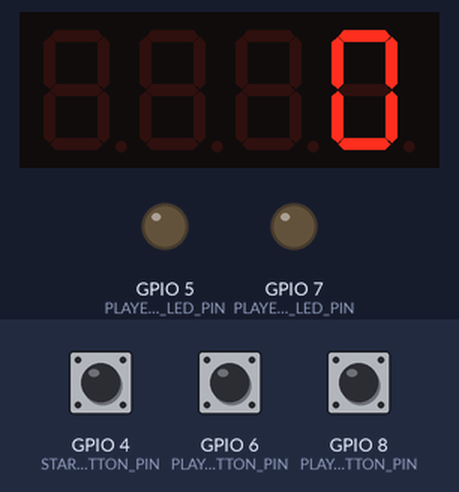
This sketch was run on a simulated ESP32-S3. Parts: 4-digit seven-segment display, output pins drawn as LEDs (lit = HIGH). The inputs (shaded band) are chosen by the test bench; at power-on: GPIO 4 (START_BUTTON_PIN) HIGH, GPIO 6 (PLAYER1_BUTTON_PIN) HIGH, GPIO 8 (PLAYER2_BUTTON_PIN) HIGH. Random numbers use the default seed unless the sketch sets one; EEPROM starts erased; what the sketch prints to the serial monitor is not drawn.

Above: at 1.7 s.
1.8 s: GPIO 4 (START_BUTTON_PIN) pulled LOW for 0.15 s
At 1.93 s:
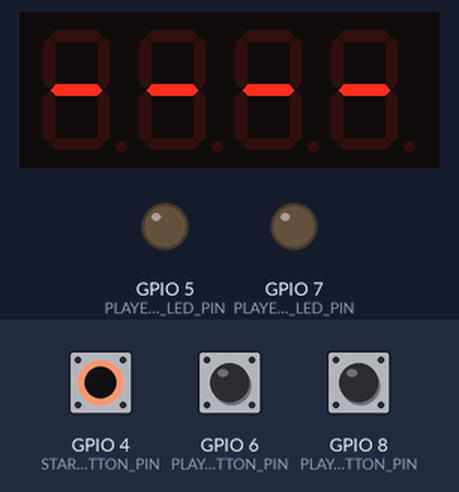
3.5 s: GPIO 6 (PLAYER1_BUTTON_PIN) pulled LOW for 0.15 s
At 4.5 s:
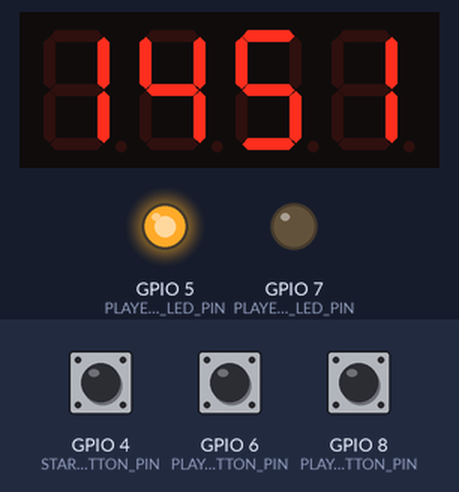
5.1 s: GPIO 4 (START_BUTTON_PIN) pulled LOW for 1 s
At 6.4 s:
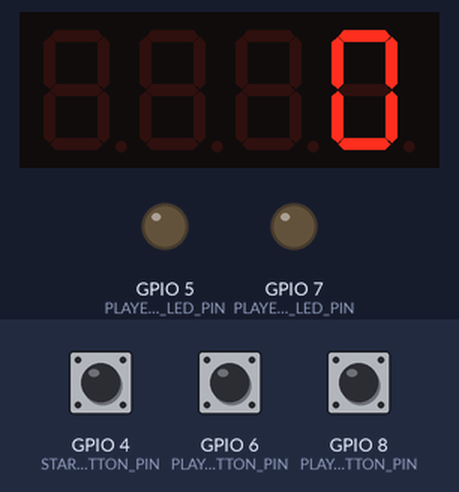
7.6 s: GPIO 8 (PLAYER2_BUTTON_PIN) pulled LOW for 0.15 s
At 8.8 s:
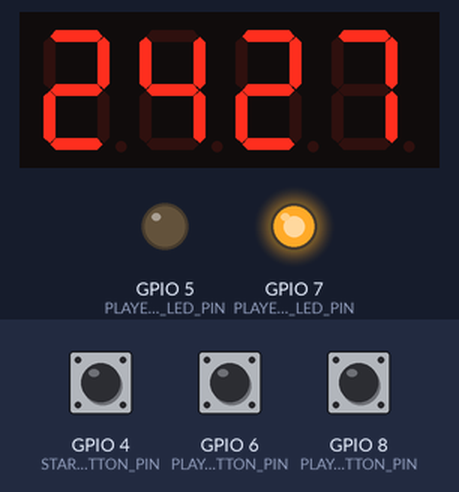
9.2 s: GPIO 4 (START_BUTTON_PIN) pulled LOW for 3.2 s
At 10.0 s:
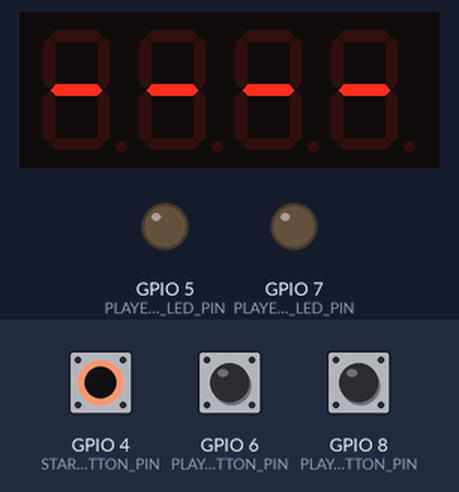
14.3 s: GPIO 6 (PLAYER1_BUTTON_PIN) pulled LOW for 1 s
At 15.1 s:
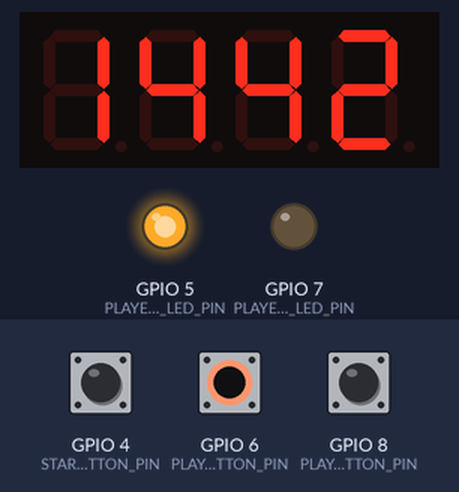
Timing chart, 0 to 17.3 s (numbered marks = the images above; inputs shaded):
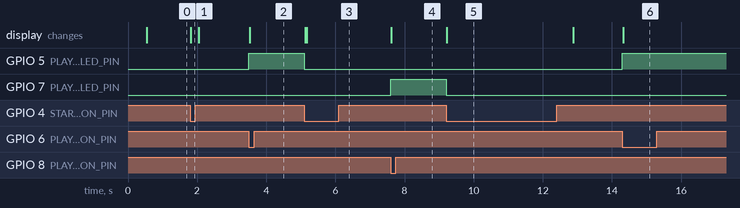

Measured:
- after the input at 1.8 s, the display: changes at once (image 1)
- after the input at 3.5 s, GPIO 5 (PLAYER1_LED_PIN): LOW → HIGH at once; the display: changes at once (image 2)
- after the input at 5.1 s, GPIO 5 (PLAYER1_LED_PIN): HIGH → LOW at once; the display: first changes at once (image 3 shows a later state)
- after the input at 7.6 s, GPIO 7 (PLAYER2_LED_PIN): LOW → HIGH at once; the display: changes at once (image 4)
- after the input at 9.2 s, GPIO 7 (PLAYER2_LED_PIN): HIGH → LOW at once; the display: changes at once (image 5)
- after the input at 14.3 s, GPIO 5 (PLAYER1_LED_PIN): LOW → HIGH at once; the display: changes at once (image 6)

The sketch:

quick_tap_duel.ino
```cpp
#include <Preferences.h>
#include <TM1637Display.h>
#include <esp_system.h>


const uint8_t DISPLAY_DIO_PIN = 1;  // 设置 TM1637 数码管 DIO 数据线连接到 GPIO1。
const uint8_t DISPLAY_CLK_PIN = 0;  // 设置 TM1637 数码管 CLK 时钟线连接到 GPIO0。

const uint8_t START_BUTTON_PIN = 4;  // 设置开始按钮连接到 GPIO4。

const uint8_t PLAYER1_LED_PIN = 5;  // 设置玩家1 LED 连接到 GPIO5。
const uint8_t PLAYER1_BUTTON_PIN = 6;  // 设置玩家1按钮连接到 GPIO6。

const uint8_t PLAYER2_LED_PIN = 7;  // 设置玩家2 LED 连接到 GPIO7。
const uint8_t PLAYER2_BUTTON_PIN = 8;  // 设置玩家2按钮连接到 GPIO8。

const unsigned long MAX_RANDOM_WAIT_MS = 5000;  // 设置随机等待的最长时间为 5000 毫秒。
const unsigned int NO_BEST_TIME = 0;  // 用 0 表示还没有保存过历史最快成绩。

const char* STORAGE_NAMESPACE = "quicktap";  // 设置 Preferences 存储空间的名字。
const char* BEST_TIME_KEY = "best_ms";  // 设置历史最快成绩在 Preferences 里的键名。

enum GameState {  // 定义游戏可能处于的几个状态。
  DEVELOPMENT_READY,  // 开发版初始准备阶段。
  WAITING_FOR_REFEREE,  // 开始初始化游戏，并裁判开始介入
  WAITING_FOR_PLAYER_TAP,  // 裁判已发令，等待玩家抢按。
  SHOWING_RESULT  // 显示结果。
};

TM1637Display display(DISPLAY_CLK_PIN, DISPLAY_DIO_PIN);  // 创建数码管对象，构造函数参数顺序是 CLK、DIO。
Preferences preferences;  // 创建 Preferences 对象，用来读取和保存历史最快成绩。

GameState gameState = DEVELOPMENT_READY;  // 当前游戏状态，开机时先设为开发版初始准备阶段。

unsigned int bestReactionMs = NO_BEST_TIME;  // 保存当前已知的历史最快反应时间。
unsigned long waitingStartedAt = 0;  // 保存本局随机等待开始时的 millis() 时间。
unsigned long randomWaitMs = 0;  // 保存本局随机等待要持续多少毫秒。
unsigned long activeStartedAt = 0;  // 保存进入可抢按状态时的 millis() 时间。

int lastStartButtonState = HIGH;  // 保存上一轮读取到的开始按钮状态，HIGH 表示未按下。

// 判断指定 GPIO 上的按钮是否被按下，按钮使用 INPUT_PULLUP，所以读到 LOW 表示按下
bool isButtonPressed(uint8_t pin) {
  return digitalRead(pin) == LOW;  //
}

// 判断开始按钮是否按下，按下响应
bool wasStartButtonJustPressed() {
  int currentState = digitalRead(START_BUTTON_PIN);
  bool justPressed = lastStartButtonState == HIGH && currentState == LOW;
  lastStartButtonState = currentState;
  return justPressed;
}

// 只管理两个玩家 LED。
void setPlayerLeds(bool player1Led, bool player2Led) {
  digitalWrite(PLAYER1_LED_PIN, player1Led ? HIGH : LOW);
  digitalWrite(PLAYER2_LED_PIN, player2Led ? HIGH : LOW);
}

// 在 TM1637 上显示数字。
void showNumber(unsigned long value) {
  display.showNumberDec(value, false);
}

// 显示当前历史最快反应时间。
void showBestReaction() {
  showNumber(bestReactionMs);
}

// 显示四个横杠，表示随机等待中。
void showDashes() {
  const uint8_t DASH_SEGMENTS = SEG_G;
  uint8_t segments[] = {
    DASH_SEGMENTS,
    DASH_SEGMENTS,
    DASH_SEGMENTS,
    DASH_SEGMENTS
  };

  display.setSegments(segments);
}

// 显示 0，表示现在可以抢按。
void showGo() {
  showNumber(0);
}

//  显示某个玩家犯规，例如 F-1 或 F-2。
void showFoul(uint8_t playerNumber) {
  const uint8_t LETTER_F_SEGMENTS = SEG_A | SEG_E | SEG_F | SEG_G;  // 手动组合字母 F 需要点亮的段。
  const uint8_t DASH_SEGMENTS = SEG_G;  // 横杠只需要点亮中间的 G 段。
  uint8_t segments[] = {  // 准备四位数码管每一位要显示的段码。
    LETTER_F_SEGMENTS,  // 第一位显示 F。
    DASH_SEGMENTS,  // 第二位显示横杠。
    display.encodeDigit(playerNumber),  // 第三位显示犯规玩家编号。
    0x00  // 第四位熄灭。
  };

  display.setSegments(segments);  // 把 F-1 或 F-2 的段码发送给数码管显示。
}

// 根据本局反应时间决定是否刷新历史最快。
void saveBestReaction(unsigned int reactionMs) {  //
  if (bestReactionMs == NO_BEST_TIME || reactionMs < bestReactionMs) {
    bestReactionMs = reactionMs;
    preferences.putUInt(BEST_TIME_KEY, bestReactionMs);

    Serial.print("最快反应时间: ");
    Serial.print(bestReactionMs);
    Serial.println(" ms");
  }
}

// 刚启动，进入开发版初始准备阶段
void enterIdle() {
  gameState = DEVELOPMENT_READY;
  setPlayerLeds(false, false);
  showBestReaction();
}


// 初始化游戏
void initGame() {

  waitingStartedAt = millis();
  randomWaitMs = random(MAX_RANDOM_WAIT_MS);

  setPlayerLeds(false, false);
  showDashes();
  gameState = WAITING_FOR_REFEREE;

  Serial.print("游戏开始，等待时间: ");
  Serial.print(randomWaitMs);
  Serial.println(" ms");
}

// 裁判已发令，等待玩家抢按
void enterActive() {
  gameState = WAITING_FOR_PLAYER_TAP;
  activeStartedAt = millis();
  setPlayerLeds(false, false);
  showGo();
}

// 显示犯规结果
void enterFoulResult(uint8_t playerNumber) {
  gameState = SHOWING_RESULT;
  setPlayerLeds(false, false);
  showFoul(playerNumber);

  Serial.print("犯规玩家：");
  Serial.println(playerNumber);
}

// 显示正常抢按获胜结果
void enterWinResult(uint8_t playerNumber, unsigned long rawReactionMs) {
  gameState = SHOWING_RESULT;
  setPlayerLeds(playerNumber == 1, playerNumber == 2);
  showNumber(rawReactionMs);
  saveBestReaction(rawReactionMs);  // 如果本局更快，就保存为历史最快。

  Serial.print("赢的玩家：");
  Serial.print(playerNumber);
  Serial.print(", reaction: ");
  Serial.print(rawReactionMs);
  Serial.println(" ms");
}

/* 裁判发令期间要做的检查
 * 1. 玩家1是否在随机等待期间按下按钮
 * 2. 玩家2是否在随机等待期间按下按钮
 * 3. 等待时间是否结束
*/
void handleWaiting() {
  if (isButtonPressed(PLAYER1_BUTTON_PIN)) {
    enterFoulResult(1);
    return;
  }

  if (isButtonPressed(PLAYER2_BUTTON_PIN)) {
    enterFoulResult(2);
    return;
  }

  unsigned long now = millis();
  if (now - waitingStartedAt >= randomWaitMs) {
    enterActive();
  }
}

// 裁判发令后检查谁获胜
void handleActive() {
  unsigned long now = millis();

  if (isButtonPressed(PLAYER1_BUTTON_PIN)) {
    enterWinResult(1, now - activeStartedAt);
    return;
  }

  if (isButtonPressed(PLAYER2_BUTTON_PIN)) {
    enterWinResult(2, now - activeStartedAt);
    return;
  }
}

void setup() {
  Serial.begin(115200);  // 启动串口，波特率设置为 115200。
  delay(500);  // 等待半秒，让串口和外设有时间准备好。

  pinMode(PLAYER1_LED_PIN, OUTPUT);  // 把玩家1 LED 引脚设置为输出模式。
  pinMode(PLAYER2_LED_PIN, OUTPUT);  // 把玩家2 LED 引脚设置为输出模式。

  pinMode(START_BUTTON_PIN, INPUT_PULLUP);  // 把开始按钮引脚设置为内部上拉输入。
  pinMode(PLAYER1_BUTTON_PIN, INPUT_PULLUP);  // 把玩家1按钮引脚设置为内部上拉输入。
  pinMode(PLAYER2_BUTTON_PIN, INPUT_PULLUP);  // 把玩家2按钮引脚设置为内部上拉输入。

  setPlayerLeds(false, false);  // 开机后先确保两个玩家 LED 全部熄灭。

  display.setBrightness(7);  // 设置数码管亮度，7 是较亮的等级。
  display.clear();  // 清空数码管显示。

  preferences.begin(STORAGE_NAMESPACE, false);  // 打开 Preferences 存储空间，false 表示允许读写。
  bestReactionMs = preferences.getUInt(BEST_TIME_KEY, NO_BEST_TIME);  // 读取历史最快成绩，没有记录则得到 0。

  randomSeed(esp_random());  // 用 ESP32 硬件随机数初始化 Arduino 随机数种子。

  lastStartButtonState = digitalRead(START_BUTTON_PIN);  // 读取开机时开始按钮状态，避免刚开机误触发。
  enterIdle();  // 进入开发版初始准备阶段，显示历史最快成绩。

  Serial.println("双人反应力挑战机 初始化完毕");
  Serial.print("Best reaction: ");
  Serial.print(bestReactionMs);
  Serial.println(" ms");
}

void loop() {

  // 监听到开始按钮按下，开始初始化游戏，并裁判介入
  if (wasStartButtonJustPressed()) {
    initGame();
    return;
  }

  // 裁判开始介入，监听发令枪
  if (gameState == WAITING_FOR_REFEREE) {
    handleWaiting();
    return;
  }

  // 发令枪已响，监听玩家
  if (gameState == WAITING_FOR_PLAYER_TAP) {
    handleActive();
    return;
  }
}
```
